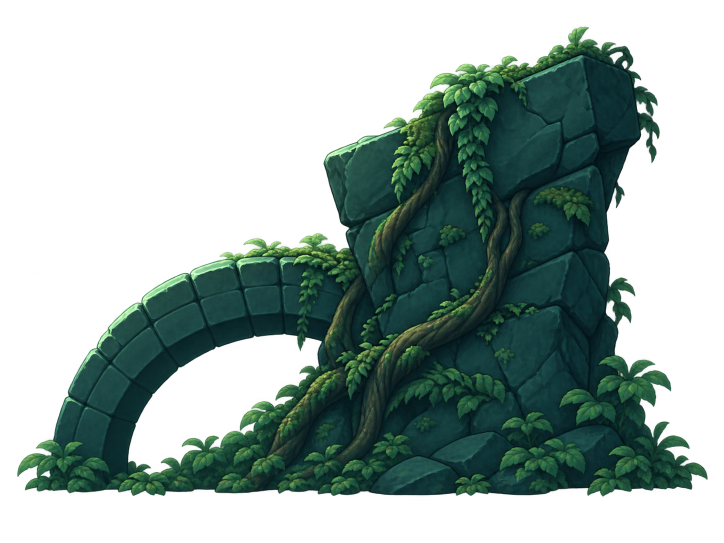
#> input picture assets/terrain/combat-room-v2/midground-broken-arch.png, 1448 x 1086 px, found by its file name (shown at 1/2 size)
$ python -i render_b1_defeat_preview.py   (imports and definitions only)
#> lines starting #> are read from the running program, lines starting #| are printed output that depends on the picture
### tools/preview_b1_roar_game.py
"""Replay the B1 roar in a standalone RelicEscape SDL scene."""

from argparse import ArgumentParser
from ctypes import c_ubyte
import os
from pathlib import Path
from time import perf_counter, sleep

from PIL import Image


SIZE = (960, 540)
TOUR_PAUSE_MS = 220
TOUR_PAN_MS = 820
TOUR_ROAR_START_MS = TOUR_PAUSE_MS + TOUR_PAN_MS + 80


def _view(left, top, width):
    return left, top, left + width, top + width * SIZE[1] / SIZE[0]


ENTRY_VIEW = _view(1305, 177.5, 1040)
COMBAT_VIEW = _view(528, 37, 1280)
LEFT_RAIL_VIEW = _view(24, 181, 1008)
UPPER_PLATFORM_VIEW = _view(600, 8, 1112)


# [119 lines left out: functions _tour_view, _draw_replay, _read_pixels, capture, capture_stills, capture_full_room and 2 more, not called in this run]


# [2 lines that do not run on import are left out]

### tools/render_b1_defeat_preview.py
"""Render the B1 defeat preview and its separate transparent flash."""

from ctypes import c_ubyte
from math import ceil, floor, hypot, pi, sin
import os
from random import Random

from PIL import Image, ImageChops, ImageDraw, ImageFilter

from tools.b1_defeat_lighting import apply_light
from tools.b1_room_art import ROOM_SIZE, WORLD_PER_ART_PIXEL, B1RoomArt, shaft_image
from tools.preview_b1_intro import ART, GROUND, SHELL_X
from tools.preview_b1_roar_game import SIZE, _read_pixels


OUTPUT = ART.parent / "defeat-v1"
CENTER, FLOOR = 480, 496
HITSTOP, CLAW_FALL, STILL, BURST, REVEAL = 150, 440, 1450, 1600, 2000
BEAM_SWELL_END, BEAM_END, SHAKE_END, LIGHT_END = 1640, 1870, 1900, 2450
ROOM_SPREAD_END = 1750
WHITE_START, WHITE_PEAK, WHITE_RELEASE = 1670, 1710, 1770
FLASH_Y = 399
BLUE_LIGHT = (145, 197, 226)
# Each onset is anchored to a dark stone join in the grounded pre-flash pose.
BEAMS = (
    (550, (421, 391), (-56, 214), 24),
    (670, (553, 366), (1016, 207), 25),
    (790, (482, 313), (330, -56), 20),
    (910, (388, 405), (-56, 459), 27),
    (1030, (552, 421), (1016, 505), 27),
    (1150, (526, 323), (788, -56), 21),
    (1270, (466, 432), (289, 596), 24),
    (1390, (534, 436), (778, 596), 24),
)
BEAM_START = BEAMS[0][0]
BEAM_TRAVEL = 25
BEAM_WIDTH_SCALE = 1.25
SWAP_POSE = 1730
WISP_START, WISP_RISE, WISP_HOVER, WISP_TURN, WISP_LAUNCH = 2500, 2680, 2980, 3160, 3280
WISP_EXIT, WISP_END, PREVIEW_END = 3920, 3980, 4000
WISP_ORIGIN = (579, 366)
WISP_BLUE = (89, 181, 242)
OVERSCAN = 12
LANCZOS = Image.Resampling.LANCZOS
GLOW_PROFILE = Image.radial_gradient("L").point(
    [round(255 * max(0, 1 - level / 175) ** 1.7) for level in range(256)]
)
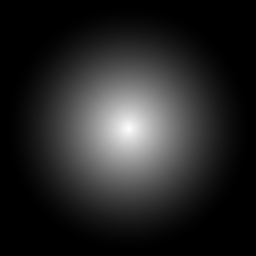
#> GLOW_PROFILE: PIL image 256x256 L; min 0, max 255, mean 37.8


def progress(t, start, end):
    return max(0, min(1, (t - start) / (end - start)))


# [43 lines left out: function capture_room, not called in this run]


def load_pose(name):
    with Image.open(OUTPUT / name) as source:
#> source is the input picture: PIL image 1448x1086 RGBA; mean R, G, B, A 12, 30, 24.2, 109.4
        box = source.getchannel("A").point(lambda value: 255 if value > 8 else 0).getbbox()
#> box = (34, 52, 1416, 994)
        crop = source.crop(box)
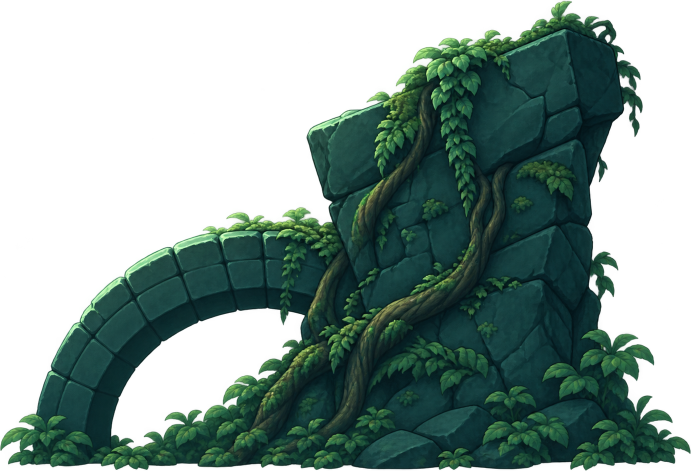
#> crop: PIL image 1382x942 RGBA (shown at 1/2 size); mean R, G, B, A 14.5, 36.2, 29.3, 132.1; transparent parts drawn white
        scale = 387 / 1459
        left = CENTER + round((box[0] - source.width / 2) * scale)
#> left = 297
        pose = crop.resize((round(crop.width * scale), round(crop.height * scale)), LANCZOS)
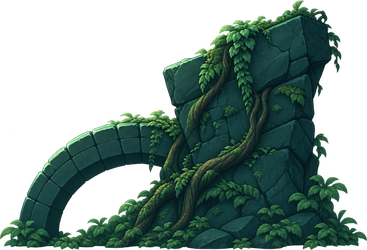
#> pose: PIL image 367x250 RGBA; mean R, G, B, A 14.6, 35.9, 29.2, 132.2; transparent parts drawn white
    return pose, left


# [286 lines left out: functions beam_texture, shiver_offset, draw_pose, glow, draw_beam, beam_flash and 10 more, not called in this run]


# [2 lines not run here, left out]

>>> result = load_pose('../assets/terrain/combat-room-v2/midground-broken-arch.png')
